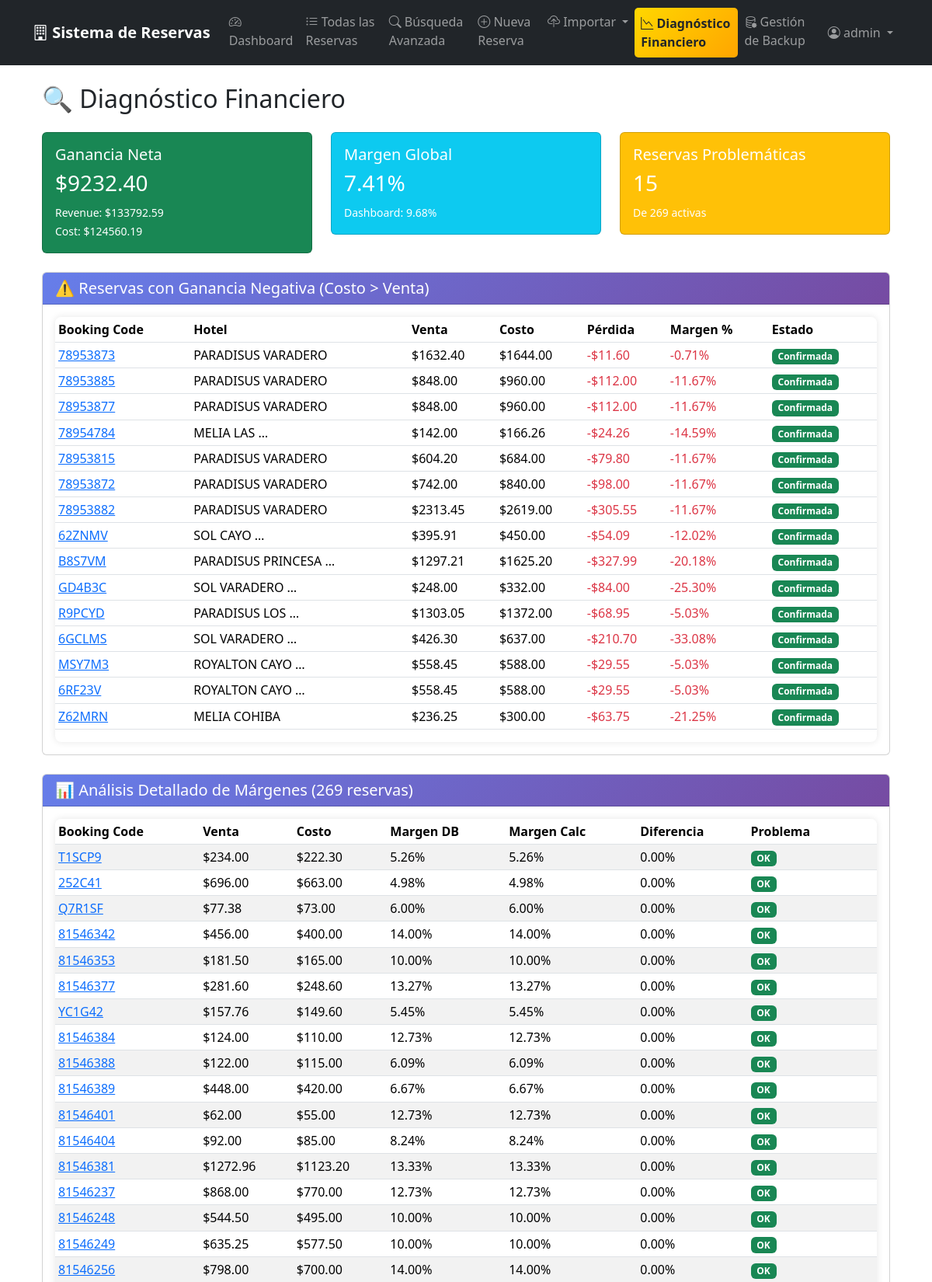
/financial-debug/ (signed in, upper part), run on the app's committed database.
### reservations/models.py (models this page shows, shortened)
class Reservation(models.Model):
    STATUS_CHOICES = [
        ('OK', 'Confirmada'),
        ('CXX', 'Cancelada'),
        ('PENDING', 'Pendiente'),
    ]
    status = models.CharField(
        max_length=20,
        choices=STATUS_CHOICES,
        default='OK'
    )
    agency = models.CharField(max_length=100)
    booking_code = models.CharField(max_length=50, unique=True)
    clients_names = models.TextField()
    hotel = models.CharField(max_length=200)
    date_from = models.DateField()
    date_to = models.DateField()
    hotel_confirmation = models.CharField(max_length=100, blank=True)
    meal_plan = models.TextField(blank=True, verbose_name='Plan de Comidas')
    sale_price = models.DecimalField(max_digits=10, decimal_places=2)
    touch_cost = models.DecimalField(max_digits=10, decimal_places=2)
    profit_percentage = models.DecimalField(
        max_digits=8,
        decimal_places=2,
        blank=True,
        null=True
    )
    valid_rates = models.TextField(blank=True)
    nationality = models.CharField(max_length=50)
    remarks = models.TextField(blank=True)
    created_by = models.ForeignKey(
        User,
        on_delete=models.CASCADE
    )
    created_at = models.DateTimeField(auto_now_add=True)
    updated_at = models.DateTimeField(auto_now=True)
    class Meta:
        ordering = ['created_at']

### reservations/views.py (the view)
# urls.py: path('financial-debug/', views.financial_debug, name='financial_debug'),
@login_required
def financial_debug(request):
    active_reservations = Reservation.objects.filter(status__in=['OK', 'PENDING'])
    negative_profit_reservations_data = []
    for reservation in active_reservations.filter(sale_price__lt=models.F('touch_cost')):
        loss = float(reservation.touch_cost) - float(reservation.sale_price)
        negative_profit_reservations_data.append({
            'reservation': reservation,
            'loss': loss
        })
    total_revenue = active_reservations.aggregate(total=Sum('sale_price'))['total'] or 0
    total_cost = active_reservations.aggregate(total=Sum('touch_cost'))['total'] or 0
    total_profit = total_revenue - total_cost
    margin_data = []
    for reservation in active_reservations:
        if reservation.touch_cost and reservation.touch_cost > 0:
            sale_price_float = float(reservation.sale_price)
            touch_cost_float = float(reservation.touch_cost)
            stored_margin_float = float(reservation.profit_percentage) if reservation.profit_percentage else 0.0
            manual_margin = ((sale_price_float - touch_cost_float) / touch_cost_float) * 100
            difference = manual_margin - stored_margin_float
            margin_data.append({
                'reservation': reservation,
                'sale_price': sale_price_float,
                'touch_cost': touch_cost_float,
                'stored_margin': stored_margin_float,
                'manual_margin': manual_margin,
                'difference': difference
            })
    profit_margin_percentage = (float(total_profit) / float(total_cost) * 100) if total_cost and float(total_cost) > 0 else 0
    context = {
        'total_active_reservations': active_reservations.count(),
        'negative_profit_count': len(negative_profit_reservations_data),
        'total_revenue': float(total_revenue),
        'total_cost': float(total_cost),
        'total_profit': float(total_profit),
        'profit_margin_percentage': profit_margin_percentage,
        'negative_profit_reservations_data': negative_profit_reservations_data,
        'margin_data': margin_data,
        'dashboard_margin': active_reservations.aggregate(avg=Avg('profit_percentage'))['avg'] or 0,
    }
    return render(request, 'reservations/financial_debug.html', context)

### reservations/templates/reservations/financial_debug.html (shortened to what this page needs)
{% extends 'reservations/base.html' %}
{% block content %}
<div class="container">
    <h2 class="mb-4">🔍 Diagnóstico Financiero</h2>
    <div class="row mb-4">
        <div class="col-md-4">
            <div class="card {% if total_profit < 0 %}bg-danger{% else %}bg-success{% endif %} text-white">
                <div class="card-body">
                    <h5>Ganancia Neta</h5>
                    <h3>${{ total_profit|floatformat:2 }}</h3>
                    <small>Revenue: ${{ total_revenue|floatformat:2 }}</small><br>
                    <small>Cost: ${{ total_cost|floatformat:2 }}</small>
                </div>
            </div>
        </div>
        <div class="col-md-4">
            <div class="card bg-info text-white">
                <div class="card-body">
                    <h5>Margen Global</h5>
                    <h3>{{ profit_margin_percentage|floatformat:2 }}%</h3>
                    <small>Dashboard: {{ dashboard_margin|floatformat:2 }}%</small>
                </div>
            </div>
        </div>
        <div class="col-md-4">
            <div class="card {% if negative_profit_count > 0 %}bg-warning{% else %}bg-primary{% endif %} text-white">
                <div class="card-body">
                    <h5>Reservas Problemáticas</h5>
                    <h3>{{ negative_profit_count }}</h3>
                    <small>De {{ total_active_reservations }} activas</small>
                </div>
            </div>
        </div>
    </div>
    {% if negative_profit_reservations_data %}
    <div class="card mb-4">
        <div class="card-header bg-warning">
            <h5 class="mb-0">⚠️ Reservas con Ganancia Negativa (Costo > Venta)</h5>
        </div>
        <div class="card-body">
            <div class="table-responsive">
                <table class="table table-sm">
                    <thead>
                        <tr>
                            <th>Booking Code</th>
                            <th>Hotel</th>
                            <th>Venta</th>
                            <th>Costo</th>
                            <th>Pérdida</th>
                            <th>Margen %</th>
                            <th>Estado</th>
                        </tr>
                    </thead>
                    <tbody>
                        {% for data in negative_profit_reservations_data %}
                        <tr>
                            <td>
                                <a href="{% url 'reservations:detail' data.reservation.pk %}">{{ data.reservation.booking_code }}</a>
                            </td>
                            <td>{{ data.reservation.hotel|truncatewords:2 }}</td>
                            <td>${{ data.reservation.sale_price|floatformat:2 }}</td>
                            <td>${{ data.reservation.touch_cost|floatformat:2 }}</td>
                            <td class="text-danger">
                                -${{ data.loss|floatformat:2 }}
                            </td>
                            <td class="text-danger">{{ data.reservation.profit_percentage|floatformat:2 }}%</td>
                            <td>
                                <span class="badge {% if data.reservation.status == 'OK' %}bg-success{% else %}bg-warning{% endif %}">
                                    {{ data.reservation.get_status_display }}
                                </span>
                            </td>
                        </tr>
                        {% endfor %}
                    </tbody>
                </table>
            </div>
        </div>
    </div>
    {% else %}
    <div class="alert alert-success">
        ✅ No hay reservas con ganancia negativa (costo mayor que venta).
    </div>
    {% endif %}
    <div class="card">
        <div class="card-header bg-primary text-white">
            <h5 class="mb-0">📊 Análisis Detallado de Márgenes ({{ margin_data|length }} reservas)</h5>
        </div>
        <div class="card-body">
            <div class="table-responsive">
                <table class="table table-sm table-striped">
                    <thead>
                        <tr>
                            <th>Booking Code</th>
                            <th>Venta</th>
                            <th>Costo</th>
                            <th>Margen DB</th>
                            <th>Margen Calc</th>
                            <th>Diferencia</th>
                            <th>Problema</th>
                        </tr>
                    </thead>
                    <tbody>
                        {% for data in margin_data %}
                        <tr>
                            <td>
                                <a href="{% url 'reservations:detail' data.reservation.pk %}">
                                    {{ data.reservation.booking_code }}
                                </a>
                            </td>
                            <td>${{ data.sale_price|floatformat:2 }}</td>
                            <td>${{ data.touch_cost|floatformat:2 }}</td>
                            <td>{{ data.stored_margin|floatformat:2 }}%</td>
                            <td>{{ data.manual_margin|floatformat:2 }}%</td>
                            <td class="{% if data.difference > 0.1 or data.difference < -0.1 %}text-warning fw-bold{% endif %}">
                                {{ data.difference|floatformat:2 }}%
                            </td>
                            <td>
                                {% if data.sale_price < data.touch_cost %}
                                    <span class="badge bg-danger">Costo > Venta</span>
                                {% elif data.difference > 0.1 %}
                                    <span class="badge bg-warning">+{{ data.difference|floatformat:2 }}%</span>
                                {% elif data.difference < -0.1 %}
                                    <span class="badge bg-warning">{{ data.difference|floatformat:2 }}%</span>
                                {% else %}
                                    <span class="badge bg-success">OK</span>
                                {% endif %}
                            </td>
                        </tr>
                        {% endfor %}
                    </tbody>
                </table>
            </div>
        </div>
    </div>
</div>
{% endblock %}

### reservations/templates/reservations/base.html (shortened to what this page needs)
<!DOCTYPE html>
<html lang="es" data-bs-theme="light">
<head>
    <link href="https://cdn.jsdelivr.net/npm/bootstrap@5.3.2/dist/css/bootstrap.min.css" rel="stylesheet">
    <link rel="stylesheet" href="https://cdn.jsdelivr.net/npm/bootstrap-icons@1.11.1/font/bootstrap-icons.css">
</head>
<body>
    <nav class="navbar navbar-expand-lg navbar-dark bg-dark">
        <div class="container">
            <a class="navbar-brand" href="{% url 'reservations:list' %}">
                <i class="bi bi-building"></i> Sistema de Reservas
            </a>
            <div class="collapse navbar-collapse" id="navbarNav">
                <ul class="navbar-nav me-auto">
                    <li class="nav-item">
                        <a class="nav-link" href="{% url 'reservations:dashboard' %}">
                            <i class="bi bi-speedometer2"></i> Dashboard
                        </a>
                    </li>
                    <li class="nav-item">
                        <a class="nav-link" href="{% url 'reservations:list' %}">
                            <i class="bi bi-list-ul"></i> Todas las Reservas
                        </a>
                    </li>
                    <li class="nav-item">
                        <a class="nav-link" href="{% url 'reservations:search' %}">
                            <i class="bi bi-search"></i> Búsqueda Avanzada
                        </a>
                    </li>
                    <li class="nav-item">
                        <a class="nav-link" href="{% url 'reservations:create' %}">
                            <i class="bi bi-plus-circle"></i> Nueva Reserva
                        </a>
                    </li>
                    <li class="nav-item dropdown">
                         <a class="nav-link dropdown-toggle" href="#" role="button" data-bs-toggle="dropdown">
                             <i class="bi bi-cloud-upload"></i> Importar
                         </a>
</li>
                    <li class="nav-item">
                        <a class="nav-link diagnostic-link text-dark fw-bold" href="{% url 'reservations:financial_debug' %}">
                            <i class="bi bi-graph-down"></i> Diagnóstico Financiero
                        </a>
                    </li>
                    <li class="nav-item">
                        <a class="nav-link" href="{% url 'reservations:backup_management' %}">
                             <i class="bi bi-database-gear"></i> Gestión de Backup
                        </a>
                    </li>
                </ul>
                <ul class="navbar-nav">
                    {% if user.is_authenticated %}
                    <li class="nav-item dropdown">
                        <a class="nav-link dropdown-toggle" href="#" role="button" data-bs-toggle="dropdown">
                            <i class="bi bi-person-circle"></i> {{ user.username }}
                        </a>
                    </li>
                    {% else %}
                    <li class="nav-item">
                        <a class="nav-link" href="{% url 'login' %}">
                            <i class="bi bi-box-arrow-in-right"></i> Iniciar Sesión
                        </a>
                    </li>
                    {% endif %}
                </ul>
            </div>
        </div>
    </nav>
    <div class="container mt-4">
        {% block content %}
        {% endblock %}
    </div>
</body>
</html>

### reservations/templates/reservations/base.html (style rules this page uses)
.navbar-brand { font-weight: 600; }
.table-responsive { box-shadow: 0 0 10px rgba(0,0,0,0.1); border-radius: 8px; }
.card-header { background: linear-gradient(135deg, #667eea 0%, #764ba2 100%); color: white; }
.diagnostic-link { background: linear-gradient(135deg, #ffd700 0%, #ffa500 100%); border-radius: 5px; margin: 2px 0; }

### data on the page
Reservation: reservation.booking_code "78953873", reservation.hotel "PARADISUS VARADERO", reservation.sale_price "1632.40", reservation.touch_cost "1644.00", loss "11.60", reservation.profit_percentage "-0.71", reservation.status "Confirmada"
Reservation: reservation.booking_code "78953885", reservation.hotel "PARADISUS VARADERO", reservation.sale_price "848.00", reservation.touch_cost "960.00", loss "112.00", reservation.profit_percentage "-11.67", reservation.status "Confirmada"
Reservation: reservation.booking_code "78953877", reservation.hotel "PARADISUS VARADERO", reservation.sale_price "848.00", reservation.touch_cost "960.00", loss "112.00", reservation.profit_percentage "-11.67", reservation.status "Confirmada"
Reservation: reservation.booking_code "78954784", reservation.hotel "MELIA LAS …", reservation.sale_price "142.00", reservation.touch_cost "166.26", loss "24.26", reservation.profit_percentage "-14.59", reservation.status "Confirmada"
Reservation: reservation.booking_code "78953815", reservation.hotel "PARADISUS VARADERO", reservation.sale_price "604.20", reservation.touch_cost "684.00", loss "79.80", reservation.profit_percentage "-11.67", reservation.status "Confirmada"
Reservation: reservation.booking_code "78953872", reservation.hotel "PARADISUS VARADERO", reservation.sale_price "742.00", reservation.touch_cost "840.00", loss "98.00", reservation.profit_percentage "-11.67", reservation.status "Confirmada"
Reservation: reservation.booking_code "78953882", reservation.hotel "PARADISUS VARADERO", reservation.sale_price "2313.45", reservation.touch_cost "2619.00", loss "305.55", reservation.profit_percentage "-11.67", reservation.status "Confirmada"
Reservation: reservation.booking_code "62ZNMV", reservation.hotel "SOL CAYO …", reservation.sale_price "395.91", reservation.touch_cost "450.00", loss "54.09", reservation.profit_percentage "-12.02", reservation.status "Confirmada"
Reservation: reservation.booking_code "B8S7VM", reservation.hotel "PARADISUS PRINCESA …", reservation.sale_price "1297.21", reservation.touch_cost "1625.20", loss "327.99", reservation.profit_percentage "-20.18", reservation.status "Confirmada"
Reservation: reservation.booking_code "GD4B3C", reservation.hotel "SOL VARADERO …", reservation.sale_price "248.00", reservation.touch_cost "332.00", loss "84.00", reservation.profit_percentage "-25.30", reservation.status "Confirmada"
Reservation: reservation.booking_code "R9PCYD", reservation.hotel "PARADISUS LOS …", reservation.sale_price "1303.05", reservation.touch_cost "1372.00", loss "68.95", reservation.profit_percentage "-5.03", reservation.status "Confirmada"
Reservation: reservation.booking_code "6GCLMS", reservation.hotel "SOL VARADERO …", reservation.sale_price "426.30", reservation.touch_cost "637.00", loss "210.70", reservation.profit_percentage "-33.08", reservation.status "Confirmada"
Reservation: reservation.booking_code "MSY7M3", reservation.hotel "ROYALTON CAYO …", reservation.sale_price "558.45", reservation.touch_cost "588.00", loss "29.55", reservation.profit_percentage "-5.03", reservation.status "Confirmada"
Reservation: reservation.booking_code "6RF23V", reservation.hotel "ROYALTON CAYO …", reservation.sale_price "558.45", reservation.touch_cost "588.00", loss "29.55", reservation.profit_percentage "-5.03", reservation.status "Confirmada"
Reservation: reservation.booking_code "Z62MRN", reservation.hotel "MELIA COHIBA", reservation.sale_price "236.25", reservation.touch_cost "300.00", loss "63.75", reservation.profit_percentage "-21.25", reservation.status "Confirmada"
Reservation: reservation.booking_code "T1SCP9", sale_price "234.00", touch_cost "222.30", stored_margin "5.26", manual_margin "5.26", difference "0.00"
Reservation: reservation.booking_code "252C41", sale_price "696.00", touch_cost "663.00", stored_margin "4.98", manual_margin "4.98", difference "0.00"
Reservation: reservation.booking_code "Q7R1SF", sale_price "77.38", touch_cost "73.00", stored_margin "6.00", manual_margin "6.00", difference "0.00"
Reservation: reservation.booking_code "81546342", sale_price "456.00", touch_cost "400.00", stored_margin "14.00", manual_margin "14.00", difference "0.00"
Reservation: reservation.booking_code "81546353", sale_price "181.50", touch_cost "165.00", stored_margin "10.00", manual_margin "10.00", difference "0.00"
Reservation: reservation.booking_code "81546377", sale_price "281.60", touch_cost "248.60", stored_margin "13.27", manual_margin "13.27", difference "0.00"
Reservation: reservation.booking_code "YC1G42", sale_price "157.76", touch_cost "149.60", stored_margin "5.45", manual_margin "5.45", difference "0.00"
Reservation: reservation.booking_code "81546384", sale_price "124.00", touch_cost "110.00", stored_margin "12.73", manual_margin "12.73", difference "0.00"
Reservation: reservation.booking_code "81546388", sale_price "122.00", touch_cost "115.00", stored_margin "6.09", manual_margin "6.09", difference "0.00"
Reservation: reservation.booking_code "81546389", sale_price "448.00", touch_cost "420.00", stored_margin "6.67", manual_margin "6.67", difference "0.00"
Reservation: reservation.booking_code "81546401", sale_price "62.00", touch_cost "55.00", stored_margin "12.73", manual_margin "12.73", difference "0.00"
Reservation: reservation.booking_code "81546404", sale_price "92.00", touch_cost "85.00", stored_margin "8.24", manual_margin "8.24", difference "0.00"
Reservation: reservation.booking_code "81546381", sale_price "1272.96", touch_cost "1123.20", stored_margin "13.33", manual_margin "13.33", difference "0.00"
Reservation: reservation.booking_code "81546237", sale_price "868.00", touch_cost "770.00", stored_margin "12.73", manual_margin "12.73", difference "0.00"
Reservation: reservation.booking_code "81546248", sale_price "544.50", touch_cost "495.00", stored_margin "10.00", manual_margin "10.00", difference "0.00"
Reservation: reservation.booking_code "81546249", sale_price "635.25", touch_cost "577.50", stored_margin "10.00", manual_margin "10.00", difference "0.00"
Reservation: reservation.booking_code "81546256", sale_price "798.00", touch_cost "700.00", stored_margin "14.00", manual_margin "14.00", difference "0.00"

### other printed values
{{ user.username }} "admin"
{{ total_profit|floatformat:2 }} "9232.40"
{{ total_revenue|floatformat:2 }} "133792.59"
{{ total_cost|floatformat:2 }} "124560.19"
{{ profit_margin_percentage|floatformat:2 }} "7.41"
{{ dashboard_margin|floatformat:2 }} "9.68"
{{ negative_profit_count }} "15"
{{ total_active_reservations }} "269"
{{ margin_data|length }} "269"
